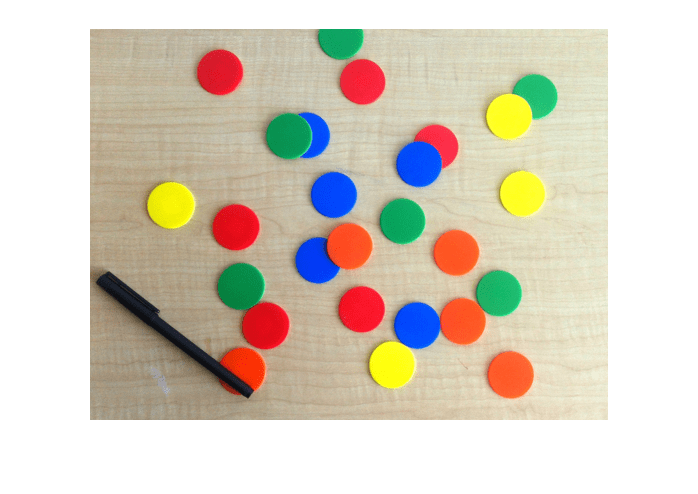
#> input picture Week 4/OpenCV/DetectCirclesExample_01.png, 698 x 494 px
$ python circles.py
#> lines starting #> are read from the running program, lines starting #| are printed output that depends on the picture; after the words box and inside, x2 and y2 are one past the last pixel; in counts of white or black regions, pixels touching at a corner belong together
import cv2
import numpy as np

image = cv2.imread('DetectCirclesExample_01.png')
#> image is the input picture: shape (494, 698, 3); mean B, G, R 192.2, 207, 215.8

cv2.imshow('Original image', image)
cv2.waitKey(0)
cv2.destroyAllWindows()

# color verde
# lower = np.array([61, 67, 73])
# upper = np.array([102, 255, 255])

# amarillo
# lower = np.array([20, 100, 100])
# upper = np.array([30, 255, 255])

#rojo
lower = np.array([136, 87, 111])
upper = np.array([180, 255, 255])

hsvFrame = cv2.cvtColor(image, cv2.COLOR_BGR2HSV)
#> hsvFrame: shape (494, 698, 3); mean H, S, V 21.2, 48.8, 224.9
mask = cv2.inRange(hsvFrame, lower, upper)
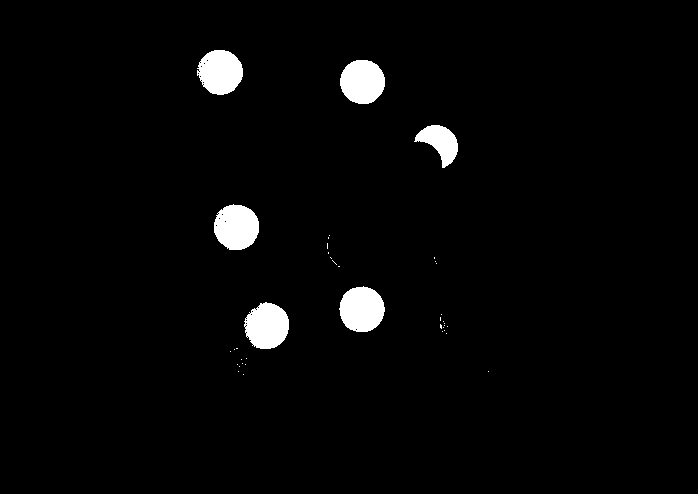
#> mask: shape (494, 698); 2.6% white; 39 white regions (33 under 20 px), largest, box (x1, y1, x2, y2) and area: (339, 286, 385, 332) 1630, (214, 204, 259, 250) 1622, (244, 302, 289, 349) 1601, (197, 50, 243, 95) 1575, (340, 60, 385, 104) 1568, (414, 125, 458, 168) 982
detected_output = cv2.bitwise_and(image, image, mask=mask)
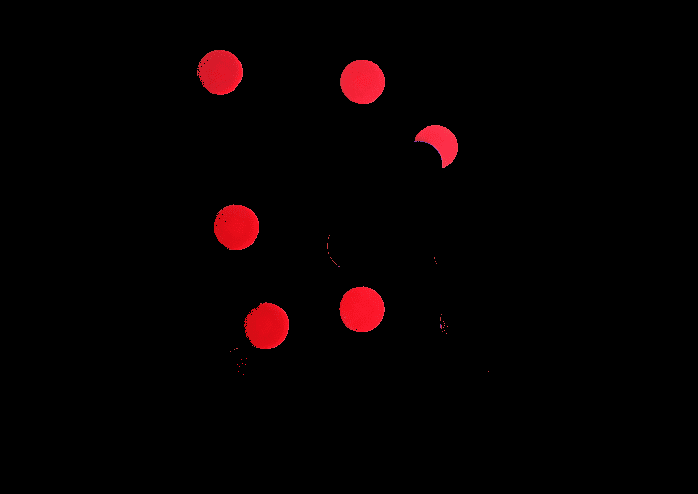
#> detected_output: shape (494, 698, 3); mean B, G, R 1.2, 0.7, 6.2

cv2.imshow('Masked image', detected_output)
cv2.waitKey(0)
cv2.destroyAllWindows()

gray = cv2.cvtColor(detected_output, cv2.COLOR_BGR2GRAY)
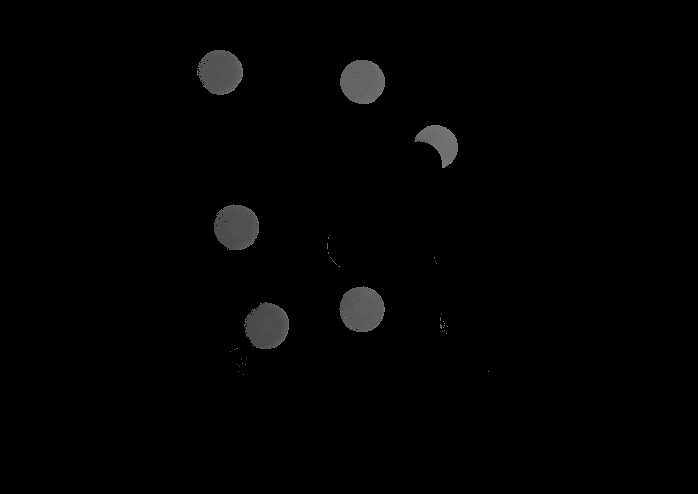
#> gray: shape (494, 698); min 0, max 132, mean 2.4
blur = cv2.medianBlur(gray, 5)
canny = cv2.Canny(blur, 75, 250)
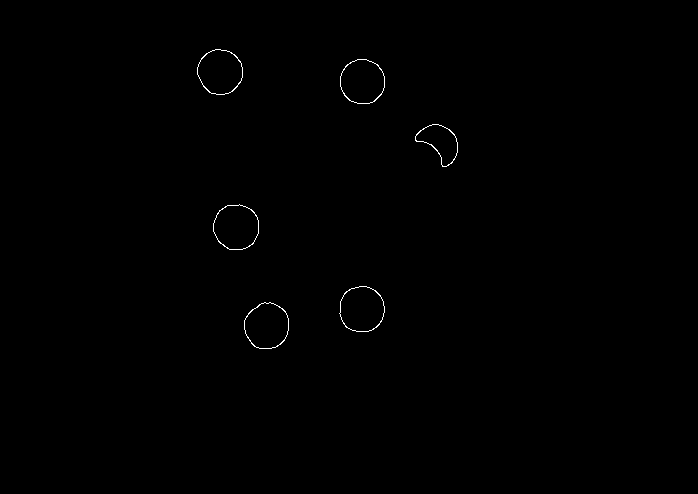
#> canny: shape (494, 698); 0.26% white in thin lines or dots, all inside (x1, y1, x2, y2) = (197, 49, 458, 349)

cv2.imshow('Canny image', canny)
cv2.waitKey(0)
cv2.destroyAllWindows()

circles = cv2.HoughCircles(canny, cv2.HOUGH_GRADIENT, 1.2, 50,
                           param1=10, param2=30, minRadius = 0, maxRadius=50)
#> circles = [[361.8, 309, 21.48], [264.6, 324.6, 22.32], [234.6, 228.6, 23.04], [360.6, 78.6, 21], [222.6, 72.6, 24]]
circles = np.squeeze(circles).astype(int)
#> circles = [[361, 309, 21], [264, 324, 22], [234, 228, 23], [360, 78, 21], [222, 72, 24]]

for c in circles:
    cv2.circle(image, (c[0], c[1]), c[2], (255, 0, 0), 2)
    cv2.circle(image, (c[0], c[1]), 2, (0, 255, 0), 5)
#> this loop made 5 passes
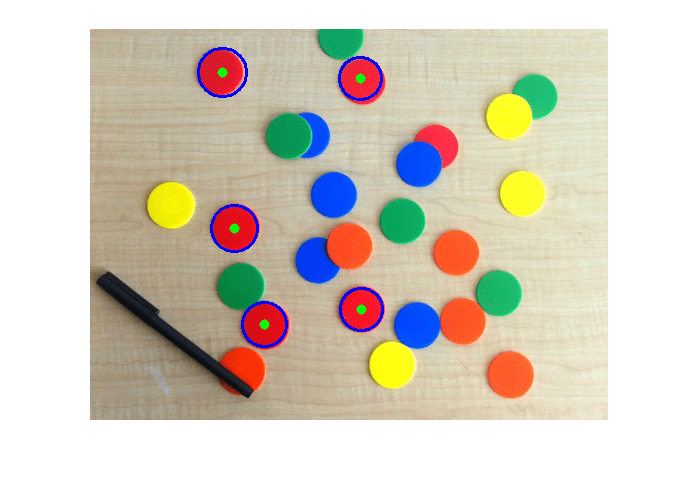
#> image: shape (494, 698, 3); 0.73% of pixels changed, all inside (x1, y1, x2, y2) = (197, 47, 384, 348)

cv2.imshow('Detections', image)
cv2.waitKey(0)
cv2.destroyAllWindows()
